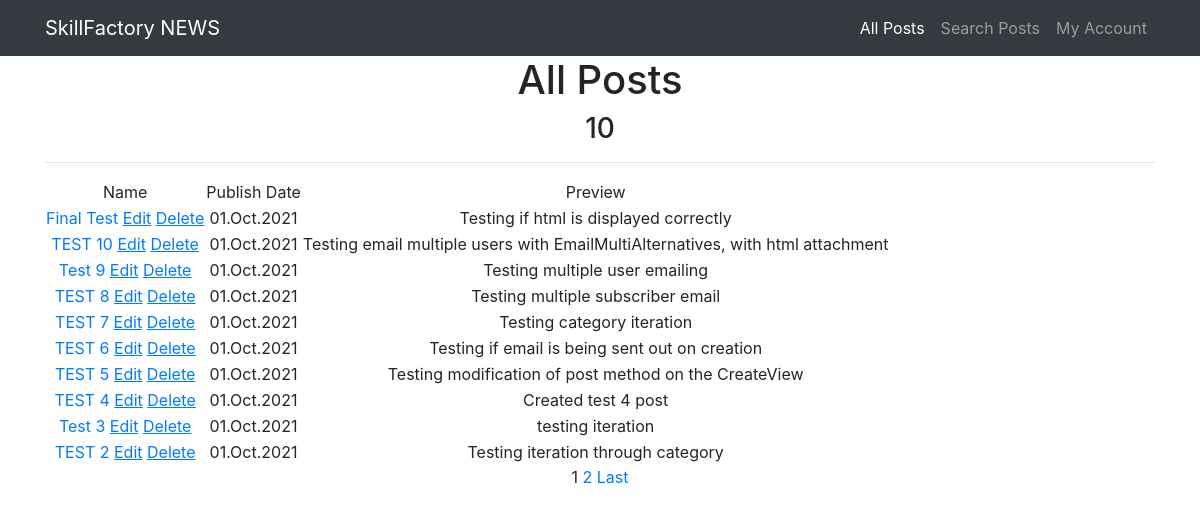
Before: /news/ with the older database file.
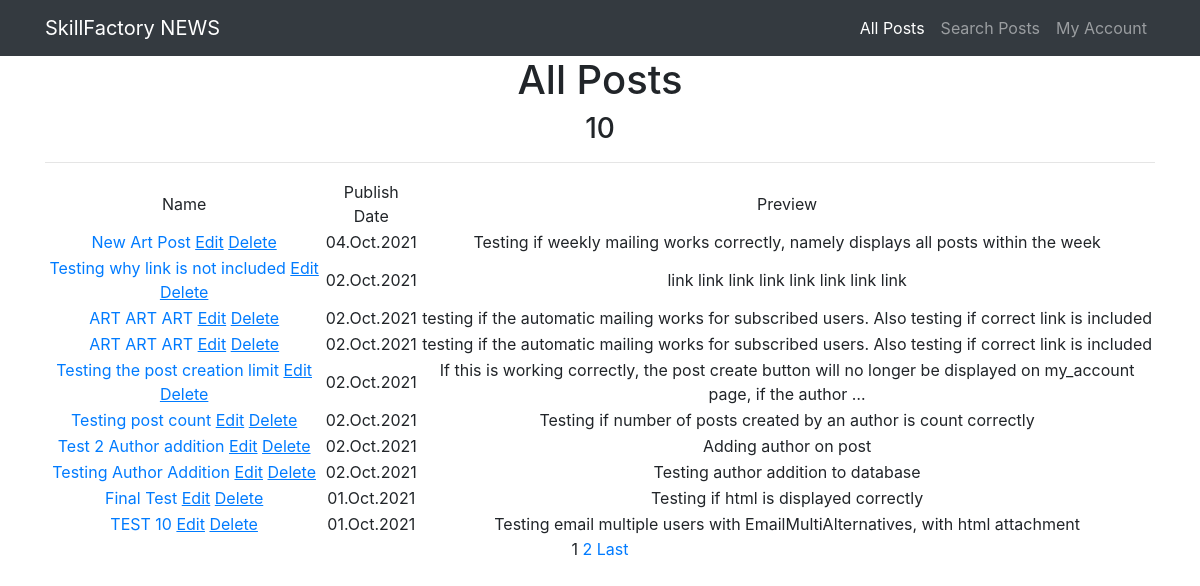
After: the same page with the newer database file.
### news/models.py (models this page shows, shortened)
class Post(models.Model):
    author = models.ForeignKey(Author, on_delete=models.CASCADE)
    type = models.CharField(max_length=3, choices=POST_TYPES, default=article)
    date = models.DateTimeField(auto_now_add=True)
    category = models.ManyToManyField(Category, through='PostCategory')
    name = models.CharField(max_length=255)
    text = models.TextField()
    rating = models.IntegerField(default=0)

### news/views.py (the view)
# urls.py: path('news/', (PostList.as_view()), name='posts'),
class PostList(ListView):
    model = Post
    template_name = 'posts.html'
    context_object_name = 'posts'
    ordering = ['-id']
    paginate_by = 10

### news/templatetags/custom_filters.py (called while the page is built)
@register.filter(name='Censor')
def Censor(value):
    if not isinstance(value, str):
        raise ValueError("Censor function accepts only strings")
    temp = value
    for word in CENSORED_WORDS.keys():
        test = re.compile(re.escape(word), re.IGNORECASE)
        result = test.sub(CENSORED_WORDS[word], temp)
        temp = str(result)
    return temp

### templates/posts.html (shortened to what this page needs)
{% extends 'flatpages/default.html' %}
{% load cache %}
{% load custom_filters %}
{% cache 60 header %}
{% block content %}
    <h1>All Posts</h1>
    <h3>{{posts | length}}</h3>
    <hr>
    {% if posts %}
        <table>
            <tr>
                <td>Name</td>
                <td>Publish Date</td>
                <td>Preview</td>
            </tr>
        {% for post in posts %}
            <tr>
                <td>
                    <a href="{% url 'post_detail' post.id %}">{{post.name | Censor}}</a>
                    <a href="{% url 'post_update' post.id %}"><u>Edit</u></a>
                    <a href="{% url 'post_delete' post.id %}"><u>Delete</u></a>
                </td>
                <td>{{post.date | date:'d.M.Y'}}</td>
                <td>{{post.text | truncatewords:20 | Censor}}</td>
            </tr>
        {% endfor %}
        </table>
        {% if is_paginated %}
            {% for num in page_obj.paginator.page_range %}
                {% if page_obj.number == num %}
                    <a>{{ num }}</a>
                {% elif num > page_obj.number|add:'-2' and num < page_obj.number|add:'2' %}
                    <a href="?page={{ num }}">{{ num }}</a>
                {% endif %}
            {% endfor %}
            {% if page_obj.has_next %}
                <a href="?page={{ page_obj.paginator.num_pages }}">Last</a>
            {% endif %}
        {% endif %}
    {% else %}
        <h2>No posts available!</h2>
    {% endif %}
{% endblock content %}
{% endcache %}

Changed rows visible on the page:
no longer on this page (row unchanged): Post: name|Censor "Test 9", date "01.Oct.2021", text|Censor "Testing multiple user emailing"
no longer on this page (row unchanged): Post: name|Censor "TEST 8", date "01.Oct.2021", text|Censor "Testing multiple subscriber email"
no longer on this page (row unchanged): Post: name|Censor "TEST 7", date "01.Oct.2021", text|Censor "Testing category iteration"
no longer on this page (row unchanged): Post: name|Censor "TEST 6", date "01.Oct.2021", text|Censor "Testing if email is being sent out on creation"
no longer on this page (row unchanged): Post: name|Censor "TEST 5", date "01.Oct.2021", text|Censor "Testing modification of post method on the CreateView"
no longer on this page (row unchanged): Post: name|Censor "TEST 4", date "01.Oct.2021", text|Censor "Created test 4 post"
no longer on this page (row unchanged): Post: name|Censor "Test 3", date "01.Oct.2021", text|Censor "testing iteration"
no longer on this page (row unchanged): Post: name|Censor "TEST 2", date "01.Oct.2021", text|Censor "Testing iteration through category"
added Post: name|Censor "New Art Post", date "04.Oct.2021", text|Censor "Testing if weekly mailing works correctly, namely displays all posts within the week"
added Post: name|Censor "Testing why link is not included", date "02.Oct.2021", text|Censor "link link link link link link link link"
added Post: name|Censor "ART ART ART", date "02.Oct.2021", text|Censor "testing if the automatic mailing works for subscribed users. Also testing if correct link is included"
added Post: name|Censor "ART ART ART", date "02.Oct.2021", text|Censor "testing if the automatic mailing works for subscribed users. Also testing if correct link is included"
added Post: name|Censor "Testing the post creation limit", date "02.Oct.2021", text|Censor "If this is working correctly, the post create button will no longer be displayed on my_account page, if the author …"
added Post: name|Censor "Testing post count", date "02.Oct.2021", text|Censor "Testing if number of posts created by an author is count correctly"
added Post: name|Censor "Test 2 Author addition", date "02.Oct.2021", text|Censor "Adding author on post"
added Post: name|Censor "Testing Author Addition", date "02.Oct.2021", text|Censor "Testing author addition to database"
